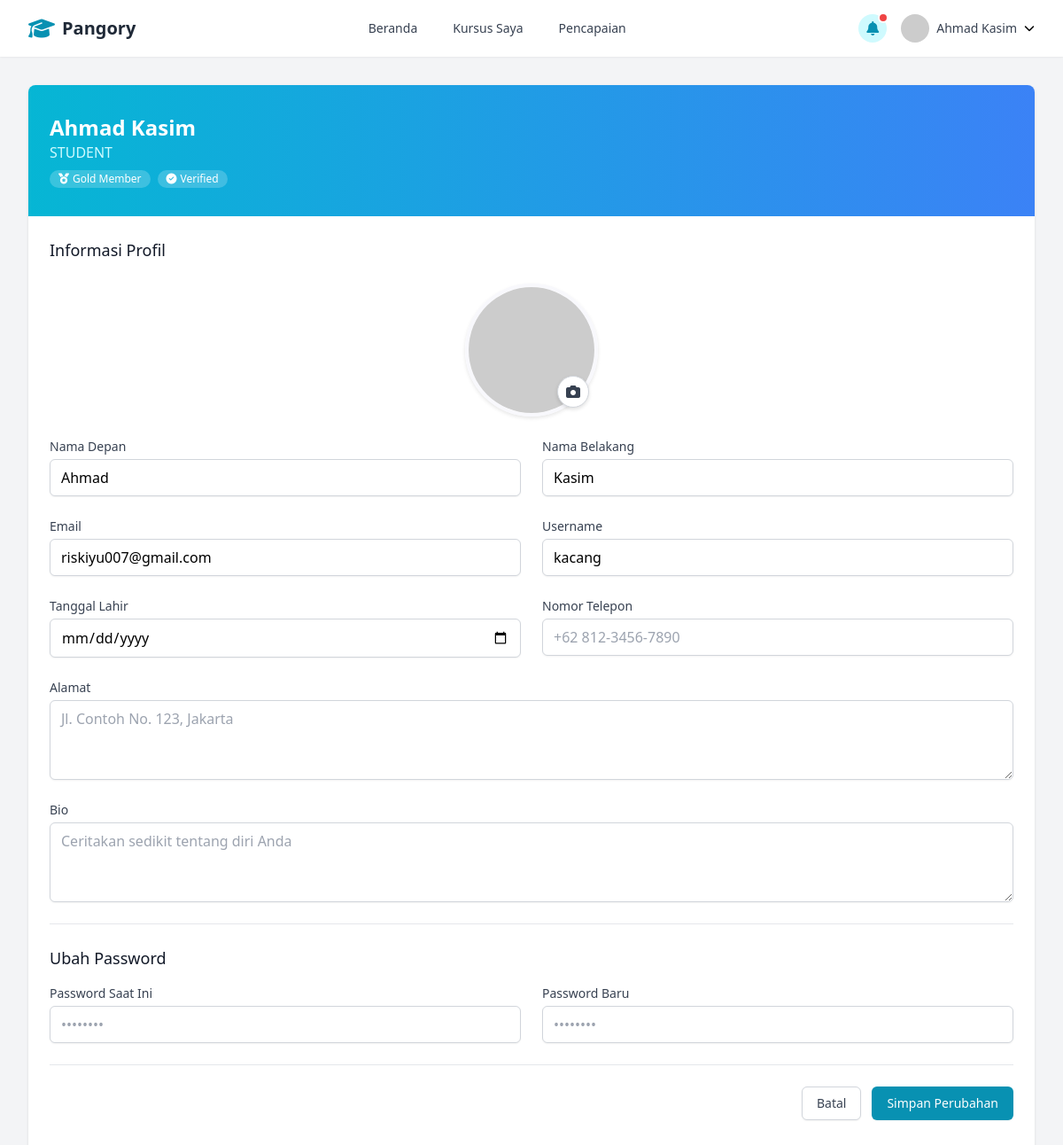
Page /userprofile/ (signed in) on the earlier database version.
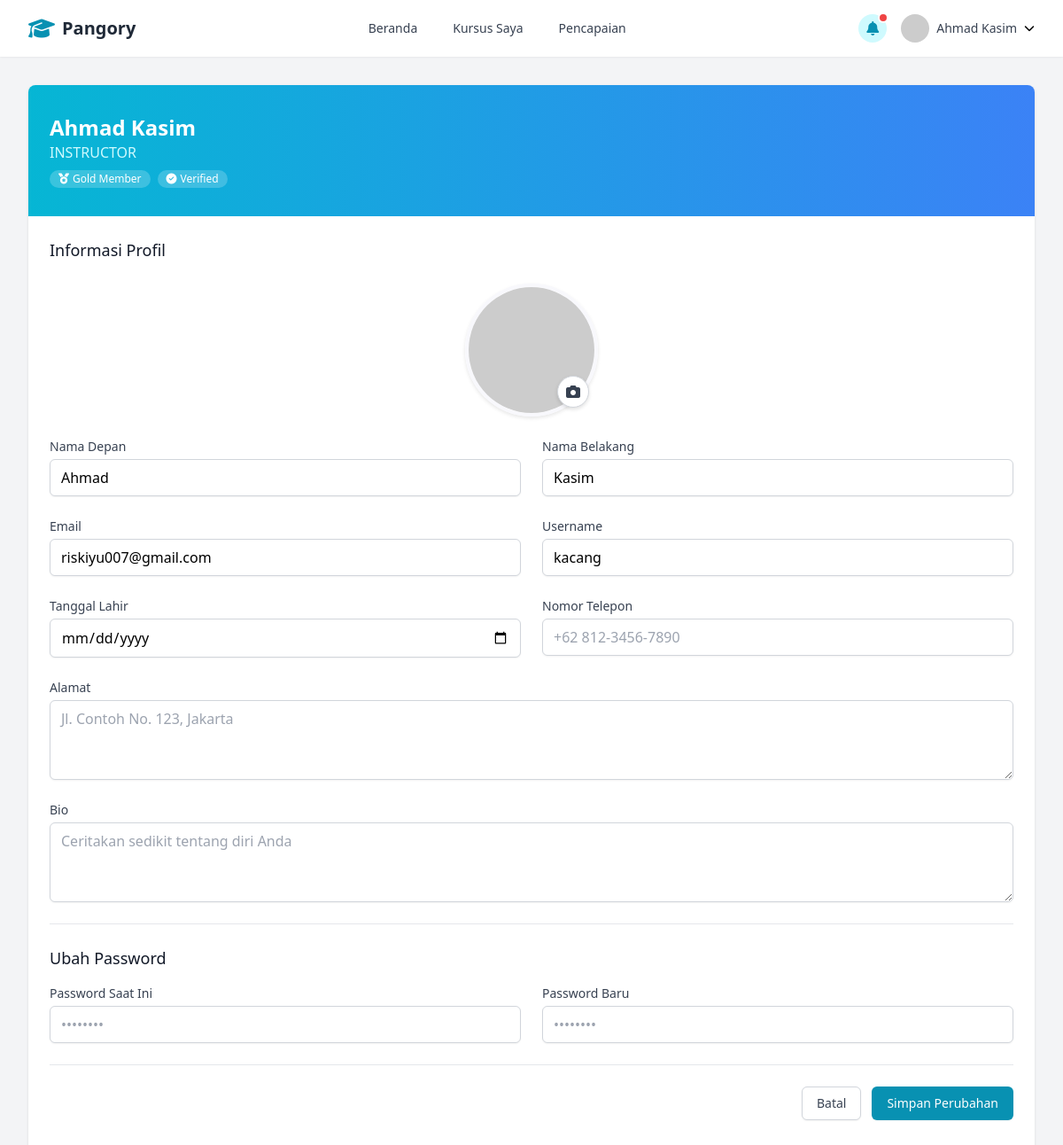
Same page on the later database version.
### accounts/models.py (models this page shows, shortened)
class User(AbstractUser):
    email = models.EmailField(_('email address'), unique=True)
    role = models.CharField(
        max_length=10,
        choices=UserRole.choices,
        default=UserRole.STUDENT,
    )
    USERNAME_FIELD = 'email'
    REQUIRED_FIELDS = ['username', 'first_name', 'last_name']

### accounts/views.py (the view, shortened to what this page needs)
# urls.py: path('userprofile/', accounts_views.user_profile, name='user_profile'),
@login_required
def user_profile(request):
    user = request.user
    profile = user.profile
    return render(request, 'userprofile.html', {'user': user})

### templates/userprofile.html (shortened to what the changed rows need)
<!DOCTYPE html>
<html lang="en">
<head>
    <script src="https://cdn.tailwindcss.com"></script>
    <link rel="stylesheet" href="https://cdnjs.cloudflare.com/ajax/libs/font-awesome/6.5.0/css/all.min.css">
</head>
<body class="min-h-screen bg-gray-100">
    <nav class="bg-white shadow-sm">
        <div class="max-w-7xl mx-auto px-4 sm:px-6 lg:px-8">
            <div class="flex justify-between h-16">
                <div class="hidden md:flex items-center space-x-4">
                    <div class="relative" id="profile-menu-container">
                        <button id="user-menu-button" class="flex items-center space-x-2 focus:outline-none">
                            <img class="h-8 w-8 rounded-full" src="{% if user.profile.avatar %}{{ user.profile.avatar.url }}{% else %}https://randomuser.me/api/portraits/men/32.jpg{% endif %}" alt="User profile">
                            <span class="text-sm font-medium text-gray-700">{{ user.first_name }} {{ user.last_name }}</span>
                            <i class="fas fa-chevron-down text-xs ml-1"></i>
                        </button>
                    </div>
                </div>
            </div>
        </div>
    </nav>
    <div class="max-w-7xl mx-auto px-4 sm:px-6 lg:px-8 py-8">
        <div class="bg-white shadow rounded-lg overflow-hidden">
            <div class="px-6 py-8 bg-gradient-to-r from-cyan-500 to-blue-500 text-white">
                <div class="flex flex-col md:flex-row items-center">
                    <div class="text-center md:text-left">
                        <h1 class="text-2xl font-bold">{{ user.first_name }} {{ user.last_name }}</h1>
                        <p class="text-cyan-100">{{ user.role }}</p>
                        <div class="mt-2 flex flex-wrap justify-center md:justify-start gap-2">
                            <span class="inline-flex items-center px-2.5 py-0.5 rounded-full text-xs font-medium bg-white bg-opacity-20 text-white">
                            </span>
                            <span class="inline-flex items-center px-2.5 py-0.5 rounded-full text-xs font-medium bg-white bg-opacity-20 text-white">
                            </span>
                        </div>
                    </div>
                </div>
            </div>
            <div class="px-6 py-6">
                <div class="mb-8">
                    <h2 class="text-lg font-medium text-gray-900 mb-4">Informasi Profil</h2>
                    <form class="space-y-6" method="post" action="{% url 'user_profile' %}" enctype="multipart/form-data">
                        <div class="grid grid-cols-1 gap-6 sm:grid-cols-2">
                            <div>
                                <label for="first_name" class="block text-sm font-medium text-gray-700">Nama Depan</label>
                                <input type="text" name="first_name" id="first_name" autocomplete="given-name"
                                    class="mt-1 block w-full border border-gray-300 rounded-md shadow-sm py-2 px-3 focus:outline-none focus:ring-cyan-500 focus:border-cyan-500"
                                    value="{{ user.first_name }}">
                            </div>
                            <div>
                                <label for="last_name" class="block text-sm font-medium text-gray-700">Nama Belakang</label>
                                <input type="text" name="last_name" id="last_name" autocomplete="family-name"
                                    class="mt-1 block w-full border border-gray-300 rounded-md shadow-sm py-2 px-3 focus:outline-none focus:ring-cyan-500 focus:border-cyan-500"
                                    value="{{ user.last_name }}">
                            </div>
                            <div>
                                <label for="email" class="block text-sm font-medium text-gray-700">Email</label>
                                <input type="email" name="email" id="email" autocomplete="email"
                                    class="mt-1 block w-full border border-gray-300 rounded-md shadow-sm py-2 px-3 focus:outline-none focus:ring-cyan-500 focus:border-cyan-500"
                                    value="{{ user.email }}" readonly>
                            </div>
                            <div>
                                <label for="username" class="block text-sm font-medium text-gray-700">Username</label>
                                <input type="text" name="username" id="username" autocomplete="username"
                                    class="mt-1 block w-full border border-gray-300 rounded-md shadow-sm py-2 px-3 focus:outline-none focus:ring-cyan-500 focus:border-cyan-500"
                                    value="{{ user.username }}" readonly>
                            </div>
                        </div>
                    </form>
                </div>
            </div>
        </div>
    </div>
</body>
</html>

Differences in the rows shown:
changed User "Ahmad": role "STUDENT" → "INSTRUCTOR"
